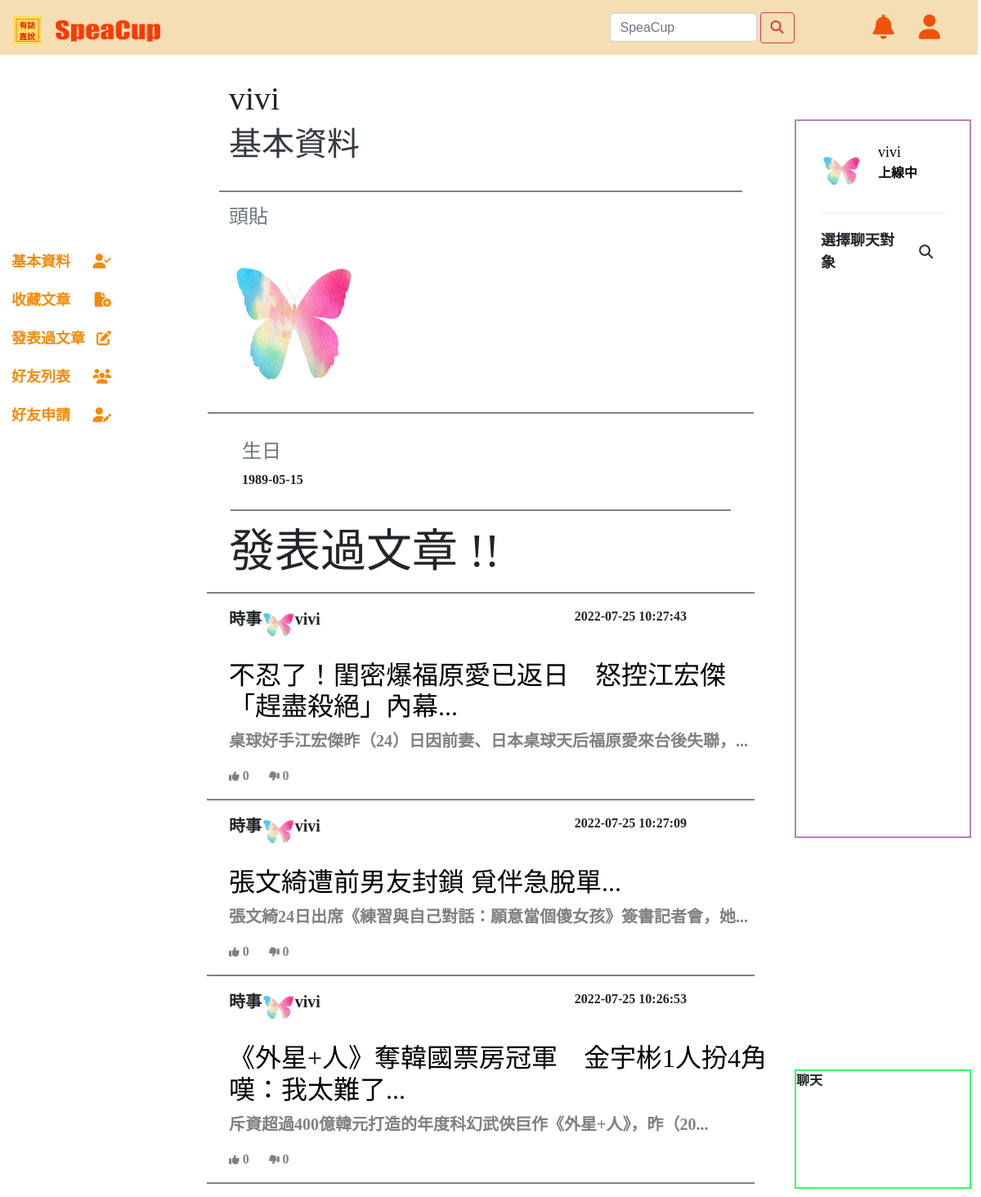
/m-index.php?user_id=469070290 (signed in), run on the app's committed database.
### tables this page shows
CREATE TABLE `users` (
  `uid` int(200) NOT NULL,
  `account` varchar(256) NOT NULL,
  `password` varchar(256) NOT NULL,
  `nickname` varchar(256) NOT NULL,
  `gender` varchar(256) NOT NULL,
  `email` varchar(256) NOT NULL,
  `birth` date NOT NULL,
  `img` varchar(400) NOT NULL,
  `status` varchar(256) NOT NULL,
  `register` datetime NOT NULL,
  `mid` int(11) NOT NULL,
  `unique_id` int(200) NOT NULL
);

CREATE TABLE `board_categories` (
  `cid` int(200) NOT NULL,
  `board_name` varchar(256) NOT NULL
);

CREATE TABLE `posts` (
  `aid` int(11) NOT NULL,
  `cid` int(200) DEFAULT NULL,
  `unique_id` int(200) DEFAULT NULL,
  `title` varchar(256) NOT NULL,
  `content` varchar(5000) NOT NULL,
  `likes` int(255) NOT NULL DEFAULT 1,
  `angry` int(255) NOT NULL,
  `created` datetime NOT NULL
);

### m-index.php (the view, shortened to what this page needs)
<?php
include_once "php/config.php";
?>
<?php
$sql = "SELECT * FROM users ORDER BY  uid DESC";
$query = mysqli_query($conn, $sql);
while ($row = mysqli_fetch_assoc($query)) {
      $apply = mysqli_fetch_all($query, MYSQLI_ASSOC);
}
?>
<!DOCTYPE html>
<html lang="en">
<head>
      <link href="CSS/style.css" rel="stylesheet" />
      <link rel="stylesheet" href="./css/style_chat.css">
      <link rel="stylesheet" href="https://maxcdn.bootstrapcdn.com/bootstrap/4.5.2/css/bootstrap.min.css">
</head>
<body class="body">
            <?php
            $unique_id = mysqli_real_escape_string($conn, $_GET['user_id']);
            $sql = mysqli_query($conn, "SELECT * FROM users WHERE unique_id =  $unique_id ORDER BY  uid DESC");
            if (mysqli_num_rows($sql) > 0) {
                  $row = mysqli_fetch_assoc($sql);
            } else {
                  header("location: apply.php");
            }
            $sql5 = "SELECT * FROM users INNER JOIN posts ON posts.unique_id = users.unique_id  WHERE posts.unique_id = $unique_id ORDER BY aid DESC";
            $query1 = mysqli_query($conn, $sql5);
            $output = "";
            if (mysqli_num_rows($query1) == 0) {
                  $output .= "<p class=\"ml-5\">還沒有文章喔!</p>";
            } elseif (mysqli_num_rows($query1) > 0) {
                  while ($row5 = mysqli_fetch_assoc($query1)) {
                        $title_result = $row5['title'];
                        (strlen($title_result) > 40) ? $title =  mb_substr($title_result, 0, 40, 'utf-8') . '...' : $title = $title_result;
                        $content_result = $row5['content'];
                        (strlen($content_result) > 32) ? $content =  mb_substr($content_result, 0, 32, 'utf-8') . '...' : $content = $content_result;
                        $sql2 = "SELECT board_name FROM posts INNER JOIN board_Categories ON posts.cid = board_Categories.cid WHERE aid = '$row5[aid]'";
                        $query2 = mysqli_query($conn, $sql2);
                        $row2 = mysqli_fetch_assoc($query2);
                        $sql3 = "SELECT COUNT(*) AS likes FROM like_dislike
             WHERE post_id = '$row5[aid]' AND rating_action='like'";
                        $query3 = mysqli_query($conn, $sql3);
                        $row3 = mysqli_fetch_assoc($query3);
                        $sql4 = "SELECT COUNT(*) AS dislikes FROM like_dislike
             WHERE post_id = '$row5[aid]' AND rating_action='dislike'";
                        $query4 = mysqli_query($conn, $sql4);
                        $row4 = mysqli_fetch_assoc($query4);
                        $output .= '
                         <div id="c1" class="m-3 mb-3">
                            <div id="c1" class="row mb-2 ml-5 ">
                               <span style="font-size:20px;">' . $row2['board_name'] . '</span>
                               <img src="php/images/' . $row5['img'] . '"  alt=""  width="6%" height="6%" ">
                                <span style="font-size:20px;">' . $row5['nickname'] . '</span>
                                <div style="position:relative; border:0; min-width:60%; max-width:60%; ";>
                                <span style="position:absolute; right: -10%;">' . $row5['created'] . '</span>
                                </div>
                            </div>
                          <a style="text-decoration:none" href="post.php?aid=' . $row5['aid'] . '">
                            <div id="c1" class="mt-4 ml-5">
                             <h2 style="color:black;">' . $title . '</h2>
                             <p style="font-size:20px; color:gray;">' .  $content . '</p>
                             <i class="fa fa-thumbs-up like-btn" style="font-size: 0.8em; color:gray"
                                data-id=' .  $row5['aid'] . '">
                             </i>
                             <span class="likes" style="font-size: 1em; color:gray">' . $row3['likes'] . '</span>
                             &nbsp;&nbsp;&nbsp;&nbsp;
                             <i class="fa fa-thumbs-down dislike-btn" style="font-size: 0.8em; color:gray"
                                data-id=' .  $row5['aid'] . '">
                             </i>
                             <span class="dislikes" style="font-size: 1em; color:gray">' . $row4['dislikes'] . '</span>
                            </div>
                         </div>
                          </a>
                       <hr class="hr">';
                  }
            }
            ?>
      <nav class="navbar fixed-top navbar-expand-md navbar-dark mr-1">
            <div clss="col-3">
                  <a class="navbar-brand" href="index.php">
                        <img src="assets/img/有話 直說 (1).png" width="35" height="35" class="d-inline-block align-top">
                        <img src="assets/img/SpeaCup.png" width="150" height="35" class="d-inline-block align-top">
                  </a>
            </div>
            <div class="nav-navbar collapse navbar-collapse navbar-right " id="navbarSupportedContent">
                  <ul class="navbar-nav ml-auto pl-1">
                        <form class="form-inline">
                              <input class="form-control mr-sm-1" type="search" placeholder="SpeaCup"
                                    aria-label="Search">
                              <button class="btn btn-outline-danger my-2 my-sm-0 " type="submit"><i
                                          class="fa-solid fa-magnifying-glass"></i></button>
                        </form>
                        <li class="nav-item pl-5 mr-5">
                        <li><a href=""><i class="fa-solid fa-bell">&ensp;&ensp;</i></a></li>
                        <li><a href="login.php" title="會員中心"><i class="fa-solid fa-user">&ensp;&ensp;</i></a></li>
                        </li>
            </div>
      </nav>
      <div id="siderbarleft" class="siderbarleft">
            <div id="sidebar">
                  <ul class="list-unstyled p-1 ">
                        <li>
                              <a href="member.php" calss="m-2">基本資料<i class="fas mt-1 fa-solid fa-user-check"></i></i>
                              </a>
                        </li>
                        <li>
                              <a href="collections.php" calss="m-2">收藏文章<i
                                          class="fas mt-1 fa-solid fa-file-circle-plus"></i></i> </a>
                        </li>
                        <li>
                              <a href="posts.php" calss="p-2">發表過文章<i
                                          class="fas mt-1 fa-regular fa-pen-to-square"></i></i> </a>
                        </li>
                        <li>
                              <a href="friends.php" calss="m-2">好友列表<i class="fas mt-1  fa-solid fa-users"></i> </a>
                        </li>
                        <li>
                              <a href="apply.php" calss="m-2">好友申請<i class="fas mt-1 fa-solid fa-user-pen"></i></i> </a>
                        </li>
                  </ul>
            </div>
      </div>
      <div id="siderbarindex">
            <div id="m-inform" class="mr-3 ml-3 mb-3">
                  <h1 id="m-nickname-n" class="ml-5"><?php echo $row['nickname']; ?></h1>
                  <h1 class="ml-5 text-dark display-5">基本資料</h1>
                  <div class="col-12 pt-2">
                  </div>
                  <hr class="hr">
            </div>
            <div id="m-img " class="m-3 ">
                  <h4 class="ml-5 text-muted">頭貼</h4>
                  <div class="row">
                        <img src="php/images/<?php echo $row['img']; ?>" width="200px" height="200px"
                              class="ml-5 col-3 rounded" alt="大頭貼">
                        <hr class="hr">
                  </div>
                  <div id="m-bd" class="m-3">
                        <h4 class="ml-5 text-muted">生日</h4>
                        <label id="m-bd-b" class="ml-5"><?php echo $row['birth']; ?></label>
                        <hr class="hr">
                  </div>
            </div>
            <div id="m-index-p" class="m-3">
                  <h1 class="ml-5 display-4">發表過文章 !!</h1>
            </div>
            <hr class="hr">
            <?php echo $output;  ?>
            <div id="siderbarright1">
                  <?php include_once "./php/users_select.php"; ?>
            </div>
            <div id="siderbarright2">
                  聊天
            </div>
</body>
</html>

### php/users_select.php (shortened to what this page needs)
<div class="wrapper">
      <section class="users">
            <header>
                  <div class="content">
                        <?php
                        $sql = mysqli_query($conn, "SELECT * FROM users WHERE unique_id = {$_SESSION['unique_id']}");
                        if (mysqli_num_rows($sql) > 0) {
                              $row = mysqli_fetch_assoc($sql);
                        }
                        ?>
                        <img src="php/images/<?php echo $row['img']; ?>" alt="">
                        <div class="details">
                              <span><?php echo $row['nickname']; ?></span>
                              <p><?php echo $row['status']; ?></p>
                        </div>
                  </div>
            </header>
            <div class="search">
                  <span class="text">選擇聊天對象</span>
                  <button><i class="fa fa-search"></i></button>
            </div>
      </section>

### CSS/style.css (style rules this page uses)
.body { height: auto; margin: 0; font-family: "微軟正黑體"; font-weight: bold; }
#siderbarleft { position: fixed; top: 20%; float: left; height: 100%; }
#siderbarright1 { position: fixed; top: 10%; float: right; right: 1%; width: 18%; height: 60%; border: solid 2px rgba(112, 3, 120, 0.499); }
#siderbarright2 { position: fixed; bottom: 10px; float: right; right: 1%; width: 18%; height: 10%; border: solid 2px rgba(0, 255, 55, 0.808) }
#siderbarindex { position: relative; float: right; right: 20%; top: 97px; width: 62%; height: 100%; }
nav.navbar { background-color: wheat; font-size: 30px; font-family: "arial"; font-weight: 900; transition: 0.3s; }
.navbar-right a { color: #f2510c; text-decoration: none; }
.form-control { width: 180px !important; height: 35px !important; }
#sidebar { width: 150px; height: 100%; transition: 1s; }
#sidebar ul li a { padding: 10px; font-size: 18px; display: block; text-decoration: none; color: #f28b0c; }
.fas, .far, .fab { float: right; }
.hr { height: 2px; border-width: 0; color: gray; background-color: gray; width: 90%; }
.fa-thumbs-down, .fa-thumbs-o-down { transform:rotateY(180deg); }

### CSS/style_chat.css (style rules this page uses)
.users { padding: 25px 30px; }
.users header, .users-list a { display: flex; align-items: center; padding-bottom: 20px; border-bottom: 1px solid #e6e6e6; justify-content: space-between; }
.wrapper img { object-fit: cover; border-radius: 50%; }
.users header img { height: 50px; width: 50px; }
:is(.users, .users-list) .content { display: flex; align-items: center; }
:is(.users, .users-list) .content .details { color: #000; margin-left: 20px; }
:is(.users, .users-list) .details span { font-size: 18px; font-weight: 500; }
.users .search { margin: 20px 0; display: flex; position: relative; align-items: center; justify-content: space-between; }
.users .search .text { font-size: 18px; }
.users .search button { position: relative; z-index: 1; width: 47px; height: 42px; font-size: 17px; cursor: pointer; border: none; color: #333; background: #fff; outline: none; border-radius: 0 5px 5px 0; transition: all 0.2s ease; }

### data on the page
users: nickname "vivi", img (picture), birth "1989-05-15", board_categories.board_name "時事", posts.created "2022-07-25 10:27:43", posts.title "不忍了！閨密爆福原愛已返日 怒控江宏傑「趕盡殺絕」內幕...", posts.content "桌球好手江宏傑昨（24）日因前妻、日本桌球天后福原愛來台後失聯，...", likes "0", dislikes "0", posts.created "2022-07-25 10:27:09", posts.title "張文綺遭前男友封鎖 覓伴急脫單...", posts.content "張文綺24日出席《練習與自己對話：願意當個傻女孩》簽書記者會，她...", posts.created "2022-07-25 10:26:53", posts.title "《外星+人》奪韓國票房冠軍 金宇彬1人扮4角嘆：我太難了...", posts.content "斥資超過400億韓元打造的年度科幻武俠巨作《外星+人》，昨（20...", status "上線中"
